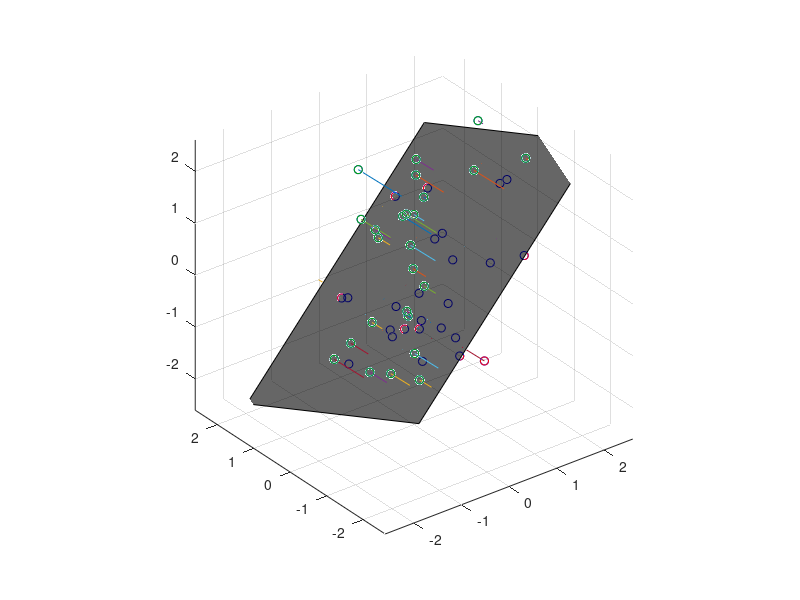

MATLAB code to generate this figure:
clear all; close all; clc;

rng(5,'twister');
X = mvnrnd([0 0 0], [1 .2 .7; .2 1 0; .7 0 1],50);
plot3(X(:,1),X(:,2),X(:,3),'bo');
grid on;
maxlim = max(abs(X(:)))*1.1;
axis([-maxlim maxlim -maxlim maxlim -maxlim maxlim]);
axis square
view(-9,12);


[coeff,score,roots] = pca(X);
basis = coeff(:,1:2);
normal = coeff(:,3);


pctExplained = roots' ./ sum(roots);

[n,p] = size(X);
meanX = mean(X,1);
Xfit = repmat(meanX,n,1) + score(:,1:2)*coeff(:,1:2)';
residuals = X - Xfit;


error = abs((X - repmat(meanX,n,1))*normal);
sse = sum(error.^2);


[xgrid,ygrid] = meshgrid(linspace(min(X(:,1)),max(X(:,1)),2), ...
                         linspace(min(X(:,2)),max(X(:,2)),2));
zgrid = (1/normal(3)) .* (meanX*normal - (xgrid.*normal(1) + ygrid.*normal(2)));
%h = mesh(xgrid,ygrid,zgrid,'EdgeColor',[0 0 0],'FaceAlpha',0);

% xgrid = xgrid';
% ygrid = ygrid';
% zgrid = zgrid';


xv=[xgrid(1,1) xgrid(2,1) xgrid(2,2) xgrid(1,2)]; 
yv=[ygrid(1,1) ygrid(2,1) ygrid(2,2) ygrid(1,2)]; 
zv=[zgrid(1,1) zgrid(2,1) zgrid(2,2) zgrid(1,2)]; 

hold on;
for k=1%:n0
    fill3(xv(1:4),yv(1:4),zv(1:4),'w','FaceAlpha',0.6,'FaceColor','k');
end






hold on
above = (X-repmat(meanX,n,1))*normal < 0;
below = ~above;
nabove = sum(above);
X1 = [X(above,1) Xfit(above,1) nan*ones(nabove,1)];
X2 = [X(above,2) Xfit(above,2) nan*ones(nabove,1)];
X3 = [X(above,3) Xfit(above,3) nan*ones(nabove,1)];
plot3(X1',X2',X3','-', X(above,1),X(above,2),X(above,3),'o', 'Color',[0 .7 0]);
nbelow = sum(below);
X1 = [X(below,1) Xfit(below,1) nan*ones(nbelow,1)];
X2 = [X(below,2) Xfit(below,2) nan*ones(nbelow,1)];
X3 = [X(below,3) Xfit(below,3) nan*ones(nbelow,1)];
plot3(X1',X2',X3','-', X(below,1),X(below,2),X(below,3),'o', 'Color',[1 0 0]);

% hold off
% maxlim = max(abs(X(:)))*1.1;
% axis([-maxlim maxlim -maxlim maxlim -maxlim maxlim]);
% axis square
% view(-9,12);


